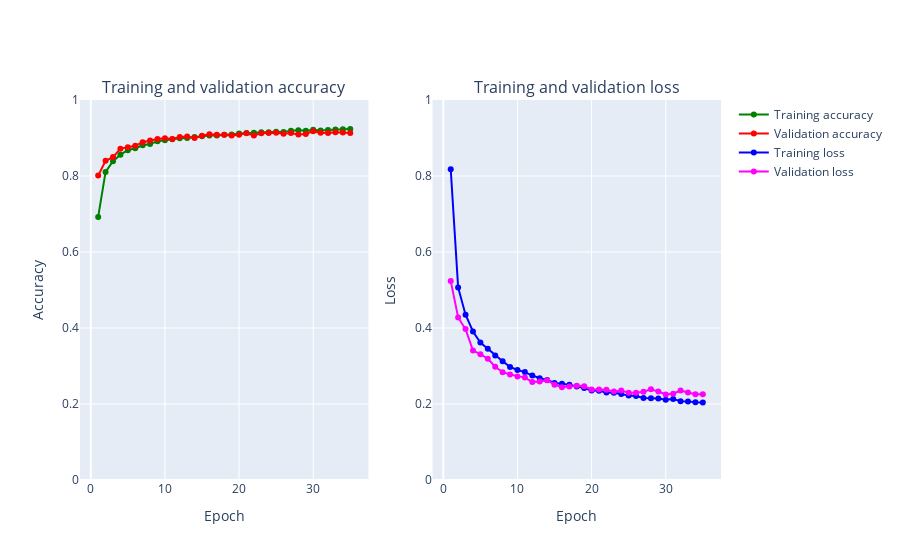

Notebook source saved alongside this figure:
### Code cell
plot_accuracy_and_loss(history)

### Figure 1 — Plotly figure (JSON) as saved in the notebook; plotly's stock layout.template omitted (floating-point values rounded to 4 significant figures)
{"data": [{"marker": {"color": "Green"}, "mode": "markers+lines", "name": "Training accuracy", "text": ["1", "2", "3", "4", "5", "6", "7", "8", "9", "10", "11", "12", "13", "14", "15", "16", "17", "18", "19", "20", "21", "22", "23", "24", "25", "26", "27", "28", "29", "30", "31", "32", "33", "34", "35"], "type": "scatter", "x": [1, 2, 3, 4, 5, 6, 7, 8, 9, 10, 11, 12, 13, 14, 15, 16, 17, 18, 19, 20, 21, 22, 23, 24, 25, 26, 27, 28, 29, 30, 31, 32, 33, 34, 35], "xaxis": "x", "y": [0.6924, 0.8108, 0.8391, 0.8562, 0.8677, 0.8731, 0.8809, 0.8842, 0.8913, 0.8941, 0.8968, 0.8992, 0.9003, 0.9026, 0.9046, 0.9064, 0.9067, 0.9085, 0.9093, 0.912, 0.9132, 0.9135, 0.9151, 0.9148, 0.9166, 0.9159, 0.9194, 0.9201, 0.9193, 0.9214, 0.9198, 0.9211, 0.9225, 0.9232, 0.9236], "yaxis": "y"}, {"marker": {"color": "Red"}, "mode": "markers+lines", "name": "Validation accuracy", "text": ["1", "2", "3", "4", "5", "6", "7", "8", "9", "10", "11", "12", "13", "14", "15", "16", "17", "18", "19", "20", "21", "22", "23", "24", "25", "26", "27", "28", "29", "30", "31", "32", "33", "34", "35"], "type": "scatter", "x": [1, 2, 3, 4, 5, 6, 7, 8, 9, 10, 11, 12, 13, 14, 15, 16, 17, 18, 19, 20, 21, 22, 23, 24, 25, 26, 27, 28, 29, 30, 31, 32, 33, 34, 35], "xaxis": "x", "y": [0.801, 0.84, 0.8498, 0.872, 0.8758, 0.8794, 0.889, 0.8932, 0.8976, 0.8996, 0.8972, 0.9024, 0.9042, 0.8998, 0.9058, 0.9096, 0.9086, 0.9086, 0.9064, 0.9086, 0.9122, 0.9068, 0.9124, 0.913, 0.9138, 0.9114, 0.9134, 0.9092, 0.9108, 0.918, 0.914, 0.913, 0.9152, 0.9146, 0.913], "yaxis": "y"}, {"marker": {"color": "Blue"}, "mode": "markers+lines", "name": "Training loss", "text": ["1", "2", "3", "4", "5", "6", "7", "8", "9", "10", "11", "12", "13", "14", "15", "16", "17", "18", "19", "20", "21", "22", "23", "24", "25", "26", "27", "28", "29", "30", "31", "32", "33", "34", "35"], "type": "scatter", "x": [1, 2, 3, 4, 5, 6, 7, 8, 9, 10, 11, 12, 13, 14, 15, 16, 17, 18, 19, 20, 21, 22, 23, 24, 25, 26, 27, 28, 29, 30, 31, 32, 33, 34, 35], "xaxis": "x2", "y": [0.8176, 0.5067, 0.435, 0.3909, 0.3619, 0.3451, 0.3279, 0.3125, 0.2977, 0.2895, 0.2839, 0.2748, 0.268, 0.2634, 0.2555, 0.2531, 0.2509, 0.246, 0.242, 0.2357, 0.2347, 0.2301, 0.2294, 0.2262, 0.2221, 0.2212, 0.2157, 0.2153, 0.2144, 0.2112, 0.2134, 0.2071, 0.2069, 0.2044, 0.2042], "yaxis": "y2"}, {"marker": {"color": "Magenta"}, "mode": "markers+lines", "name": "Validation loss", "text": ["1", "2", "3", "4", "5", "6", "7", "8", "9", "10", "11", "12", "13", "14", "15", "16", "17", "18", "19", "20", "21", "22", "23", "24", "25", "26", "27", "28", "29", "30", "31", "32", "33", "34", "35"], "type": "scatter", "x": [1, 2, 3, 4, 5, 6, 7, 8, 9, 10, 11, 12, 13, 14, 15, 16, 17, 18, 19, 20, 21, 22, 23, 24, 25, 26, 27, 28, 29, 30, 31, 32, 33, 34, 35], "xaxis": "x2", "y": [0.5239, 0.4278, 0.3971, 0.3405, 0.3312, 0.3191, 0.2982, 0.2837, 0.2777, 0.2726, 0.2695, 0.2581, 0.2593, 0.2627, 0.2509, 0.2439, 0.2461, 0.248, 0.2467, 0.2382, 0.2381, 0.2374, 0.2326, 0.2356, 0.2299, 0.2299, 0.2323, 0.2388, 0.2329, 0.2251, 0.2271, 0.2356, 0.2304, 0.2258, 0.2259], "yaxis": "y2"}], "layout": {"annotations": [{"font": {"size": 16}, "showarrow": false, "text": "Training and validation accuracy", "x": 0.225, "xanchor": "center", "xref": "paper", "y": 1, "yanchor": "bottom", "yref": "paper"}, {"font": {"size": 16}, "showarrow": false, "text": "Training and validation loss", "x": 0.775, "xanchor": "center", "xref": "paper", "y": 1, "yanchor": "bottom", "yref": "paper"}], "xaxis": {"anchor": "y", "domain": [0, 0.45], "title": {"text": "Epoch"}}, "xaxis2": {"anchor": "y2", "domain": [0.55, 1], "title": {"text": "Epoch"}}, "yaxis": {"anchor": "x", "domain": [0, 1], "range": [0, 1], "title": {"text": "Accuracy"}}, "yaxis2": {"anchor": "x2", "domain": [0, 1], "range": [0, 1], "title": {"text": "Loss"}}}}
